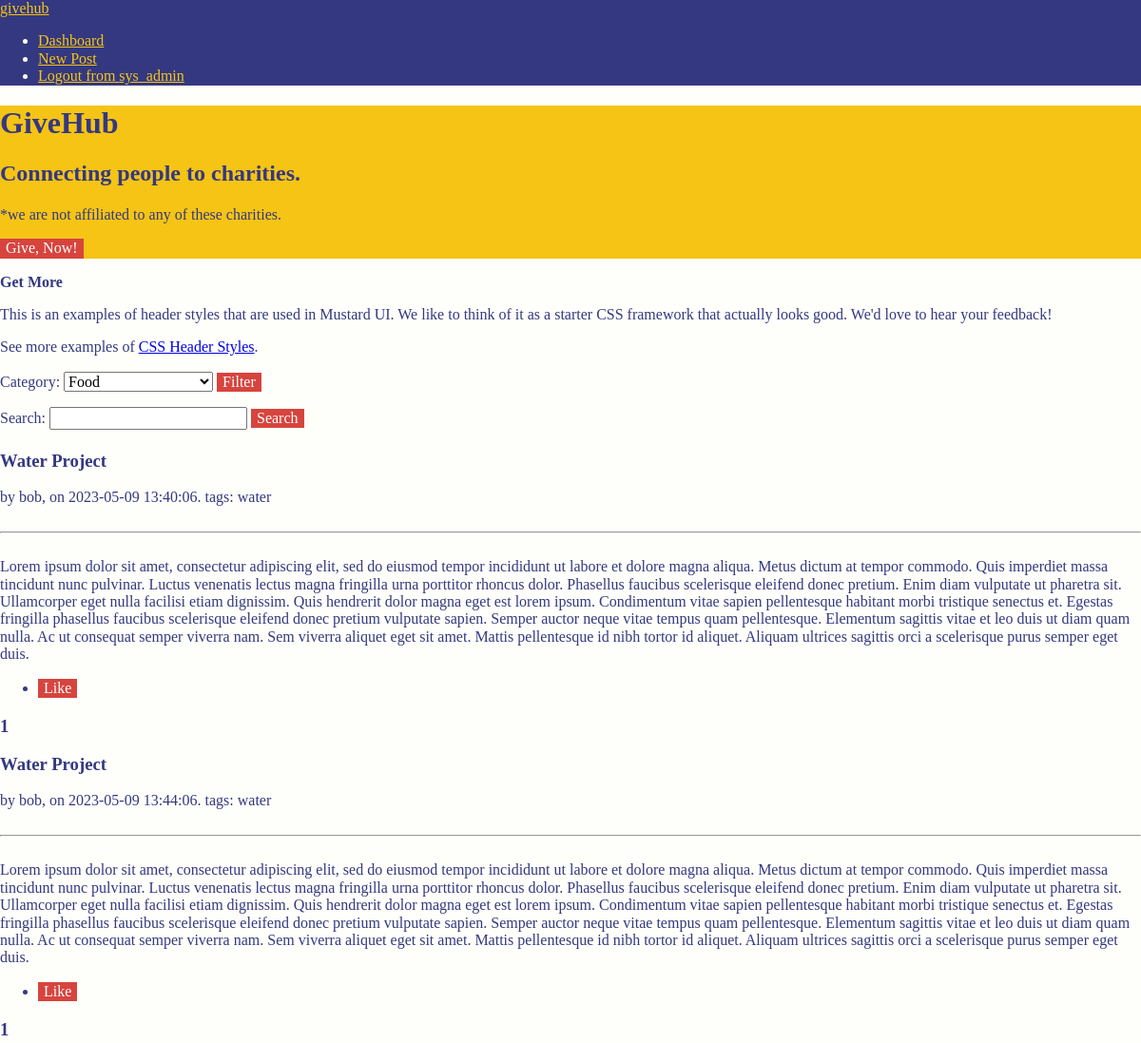
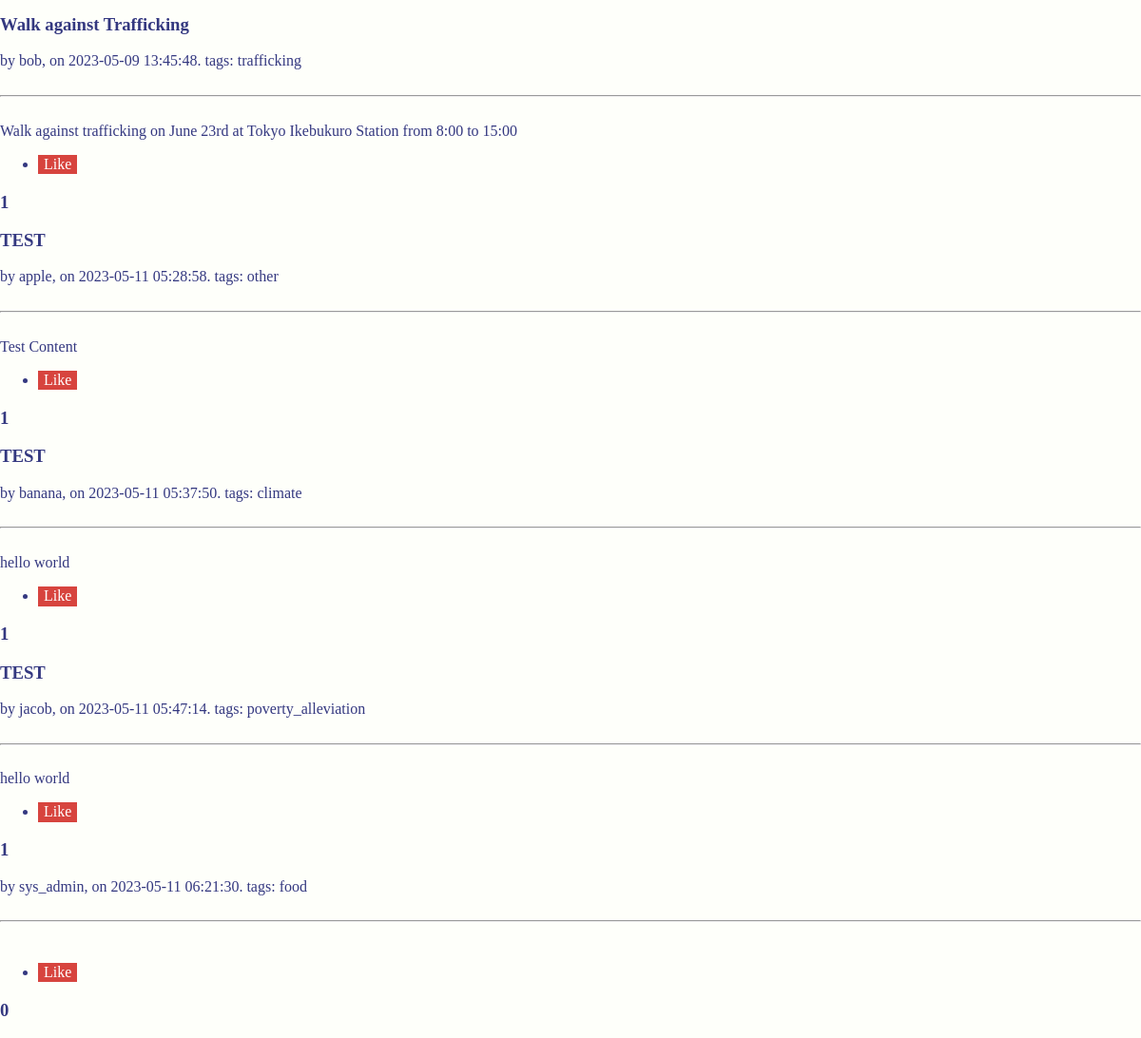
The app's page / (signed in) with its own data (2 pictures, top to bottom).
### app.py (models this page shows, shortened)
class Charity(db.Model):
	id = db.Column(db.Integer, primary_key=True)
	email = db.Column(db.String, unique=True, nullable=False)
	username = db.Column(db.String, unique=True, nullable=False)
	password = db.Column(db.String, unique=False, nullable=False)
	posts = db.relationship('Posts', backref='author', lazy='dynamic')

class Posts(db.Model):
	id = db.Column(db.Integer, primary_key = True)
	user_id = db.Column(db.Integer, db.ForeignKey('charity.id'))
	title = db.Column(db.String(1000), nullable=False) # Added this line
	content = db.Column(db.String(1000), nullable=False)
	category = db.Column(db.String(1000), nullable=False)
	timestamp = db.Column(DateTime(timezone=True), default=func.now())
	likes = db.relationship('PostLike', backref='post', lazy='dynamic')
	def get_like_count(self):
		return self.likes.count()

### app.py (the view)
@app.route("/", methods=['GET','POST'])
def index():
	data = []
	if request.method == 'POST':
		category = request.form['category']
		if not (category == "all"):
			posts = Posts.query.filter_by(category=category).all()
			for p in posts:
				data.append((p.id, p.author.username, p.title, p.content, p.category, p.timestamp, p.get_like_count()))
			return render_template("landing.html", data=data, category=category)
		else:
			posts = Posts.query.all()
			for p in posts:
				data.append((p.id, p.author.username, p.title, p.content, p.category, p.timestamp, p.get_like_count()))
			return render_template("landing.html", data=data)
	else:
		posts = Posts.query.all()
		for p in posts:
			data.append((p.id, p.author.username, p.title, p.content, p.category, p.timestamp, p.get_like_count()))
		return render_template("landing.html", data=data)

### templates/landing.html (shortened to what this page needs)
{% extends "base.html" %}
{% block content %}
<header>
    <h1 class="title">GiveHub</h1>
    <h2 class="subtitle">Connecting people to charities.</h2>
    <p class="disclaimer">*we are not affiliated to any of these charities.</p>
    <button class="get-started button button-primary button-large">Give, Now!</button>
</header>
<section>
    <p class="h3"><strong>Get More</strong></p>
    <p>This is an examples of header styles that are used in Mustard UI.  We like to think of it as a starter CSS framework that actually looks good.  We'd love to hear your feedback!</p>
    <p>See more examples of <a href="https://mustard-ui.com/docs/header">CSS Header Styles</a>.</p>
</section>
<section class="section-secondary">
    <section>
        <div class="row">
            <div class="col">
                <form id="filter-form" method="POST">
                    <label for="category">Category:</label>
                    <select id="category" name="category">
                        <option value="food">Food</option>
                    </select>
                    <button type="submit">Filter</button>
                </form>
            </div>
            <div class="col">
                <form action="{{ url_for('search') }}" method="GET">
                    <label for="query">Search:</label>
                    <input type="text" name="query">
                    <button type="submit">Search</button>
                </form>
            </div>
        </div>
    </section>
    {% if data %}
        {% for post in data %}
            <div class="col col-md-6">
                <div class="card">
                    <h3 class="card-title">{{ post[2] }}</h3>
                    by {{ post[1] }}, on {{ post[5] }}. tags: {{ post[4] }}
                    <br><br><hr><br>
                    {{ post[3] }}
                    <ul class="card-actions">
                        <li>
                            <form action="{{ url_for('like_post') }}" method="post">
                                <button type="submit">
                                    Like
                                </button>
                            </form>
                        </li>
                    </ul>
                    <h3 class="card-title">{{ post[6] }}</h3>
                </div>
            </div>
        {% endfor %}
    {% endif %}
</section>
{% endblock %}

### templates/nav_logged_in.html
<nav>
    <div class="nav-container">
        <div class="nav-logo">
            <a href="/">givehub</a>
        </div>
        <ul class="nav-links">
            <li><a href="/dashboard">Dashboard</a></li>
            <li><a href="/new_post">New Post</a></li>
            <li><a href="/logout">Logout from {{ session['username']}}</a></li>
        </ul>
    </div>
</nav>

### static/style.css (style rules this page uses)
:root { --primary_background: #fefffa !important; --primary_text_color: #343880 !important; --secondary_background: #343880 !important; --secondary_text_color: #fefffa !important; --accent_color: #f5c415 !important; --button_background: #d7443e !important; --button_color: #fff !important; --button_hover: #343880 !important; }
body { color: var(--primary_text_color) !important; background-color: var(--primary_background); }
nav { background-color: var(--secondary_background) !important; color: var(--secondary_text_color) !important; }
.nav-logo a { color: var(--accent_color) !important; }
.nav-links a { color: var(--accent_color) !important; }
button { background-color: var(--button_background) !important; color: var(--button_color) !important; border: none !important; }
header { background-color: var(--accent_color) !important; }

### records on screen
Charity: username "sys_admin", username "sys_admin"
Posts: title "Water Project", timestamp "2023-05-09 13:40:06", category "water", content "Lorem ipsum dolor sit amet, consectetur adipiscing elit, sed do eiusmod tempor incididunt ut labore et dolore magna aliqua. Metus dictum at tempor commodo. Quis imperdiet massa tincidunt nunc pulvinar. Luctus venenatis lectus magna fringilla urna porttitor rhoncus dolor. Phasellus faucibus scelerisque eleifend donec pretium. Enim diam vulputate ut pharetra sit. Ullamcorper eget nulla facilisi etiam dignissim. Quis hendrerit dolor magna eget est lorem ipsum. Condimentum vitae sapien pellentesque habitant morbi tristique senectus et. Egestas fringilla phasellus faucibus scelerisque eleifend donec pretium vulputate sapien. Semper auctor neque vitae tempus quam pellentesque. Elementum sagittis…"
Charity: username "bob" "bob" "bob"
Posts: title "Water Project", timestamp "2023-05-09 13:44:06", category "water", content "Lorem ipsum dolor sit amet, consectetur adipiscing elit, sed do eiusmod tempor incididunt ut labore et dolore magna aliqua. Metus dictum at tempor commodo. Quis imperdiet massa tincidunt nunc pulvinar. Luctus venenatis lectus magna fringilla urna porttitor rhoncus dolor. Phasellus faucibus scelerisque eleifend donec pretium. Enim diam vulputate ut pharetra sit. Ullamcorper eget nulla facilisi etiam dignissim. Quis hendrerit dolor magna eget est lorem ipsum. Condimentum vitae sapien pellentesque habitant morbi tristique senectus et. Egestas fringilla phasellus faucibus scelerisque eleifend donec pretium vulputate sapien. Semper auctor neque vitae tempus quam pellentesque. Elementum sagittis…"
Posts: title "Walk against Trafficking", timestamp "2023-05-09 13:45:48", category "trafficking", content "Walk against trafficking on June 23rd at Tokyo Ikebukuro Station from 8:00 to 15:00"
Posts: title "TEST", timestamp "2023-05-11 05:28:58", category "other", content "Test Content"
Charity: username "apple"
Posts: title "TEST", timestamp "2023-05-11 05:37:50", category "climate", content "hello world"
Charity: username "banana"
Posts: title "TEST", timestamp "2023-05-11 05:47:14", category "poverty_alleviation", content "hello world"
Charity: username "jacob"
Posts: timestamp "2023-05-11 06:21:30", category "food"

### other values on screen
{{ post[6] }} "1" "1" "1" "1" "1" "1" "0"
